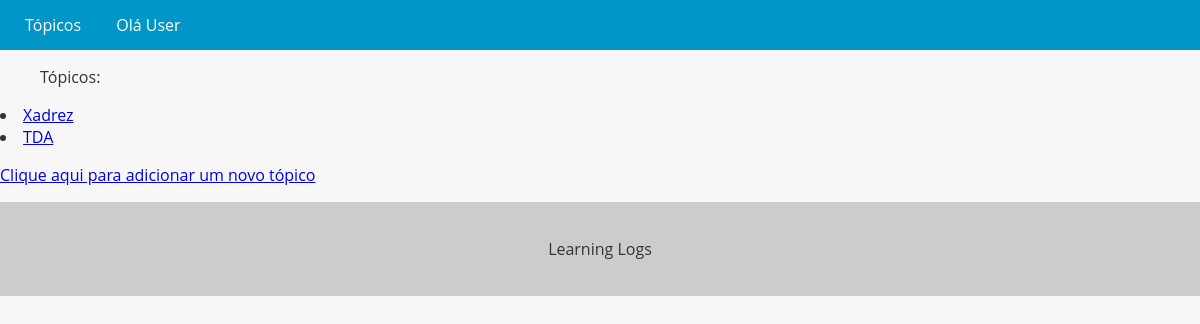
The page /topics on the database as committed earlier.
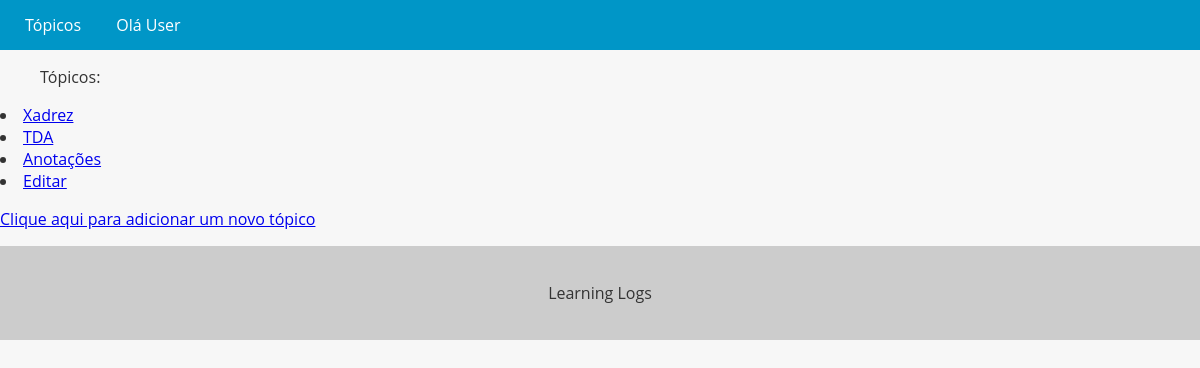
The same page on the database as committed later.
### app_learning/models.py (models this page shows)
class Topic(models.Model):
    text = models.CharField(max_length=200)
    date_add = models.DateField(auto_now_add=True)
    def __str__(self):
        return self.text

### app_learning/views.py (the view)
# urls.py: path('topics',TopicsListView.as_view(), name='topics_list'),
class TopicsListView(ListView):
    model = Topic
    template_name = 'topic_list.html'
    context_object_name = 'topics'

### app_learning/templates/topic_list.html
{% extends "base.html" %}
{% block content%}
<ul>Tópicos:</ul>
{% for topic in topics %}
  <li><a href="{% url 'topic_detail' topic.pk %}">{{ topic }}</a></li>
{% endfor %}
<p><a href="{%url 'topic_view_create' %}">Clique aqui para adicionar um novo tópico</a></p>
{% endblock content%}

Rows that differ between the two databases and show on the page:
added Topic: text "Anotações"
added Topic: text "Editar"
